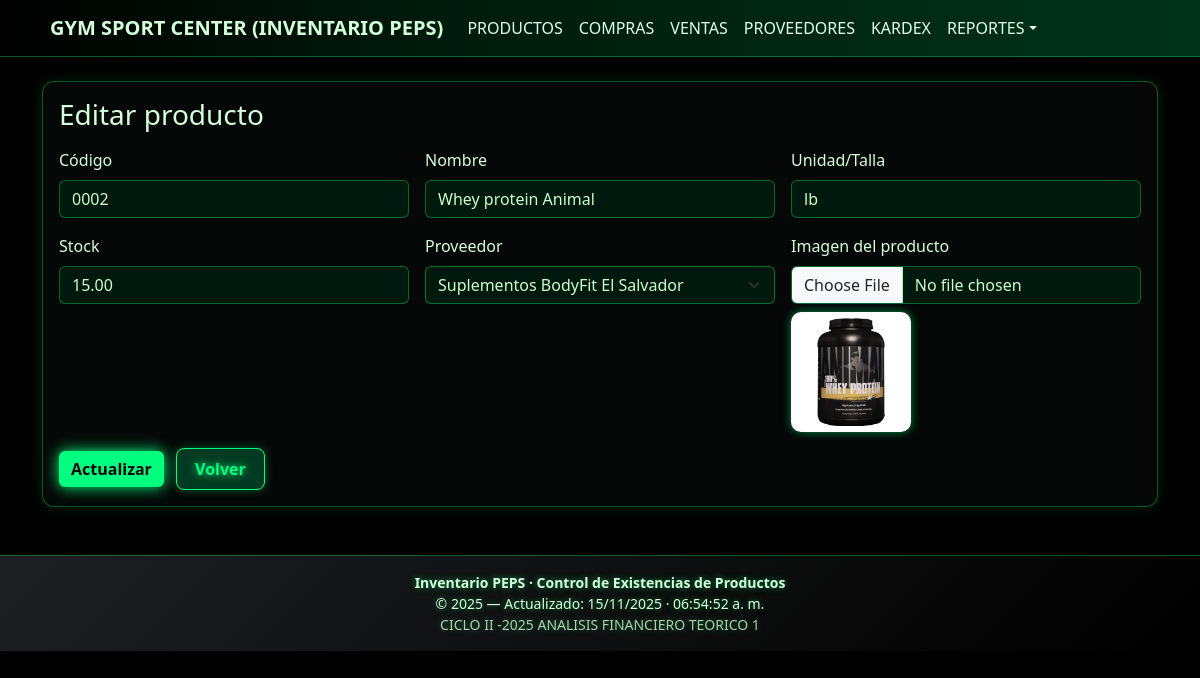
The app's page /index.php?controller=productos&action=editar&id=30 with its own data.
### tables this page shows
CREATE TABLE `productos` (
  `id` int(11) NOT NULL,
  `codigo` varchar(50) DEFAULT NULL,
  `nombre` varchar(120) NOT NULL,
  `unidad` varchar(20) DEFAULT 'unidad',
  `proveedor_id` int(10) UNSIGNED DEFAULT NULL,
  `stock` decimal(12,2) NOT NULL DEFAULT 0.00,
  `creado_en` timestamp NOT NULL DEFAULT current_timestamp(),
  `imagen` varchar(255) DEFAULT NULL
);

CREATE TABLE `proveedor` (
  `id` int(10) UNSIGNED NOT NULL,
  `nombre_empresa` varchar(150) NOT NULL,
  `contacto_nombre` varchar(150) DEFAULT NULL,
  `telefono` varchar(50) DEFAULT NULL,
  `email` varchar(150) DEFAULT NULL,
  `direccion` text DEFAULT NULL,
  `creado_en` timestamp NOT NULL DEFAULT current_timestamp()
);

### app/core/controller.php (called while the page is built, shortened)
<?php
class Controller {
  protected function view($view, $data = []) {
    extract($data);
    require __DIR__ . '/../views/layout/header.php';
    require __DIR__ . '/../views/' . $view . '.php';
    require __DIR__ . '/../views/layout/footer.php';
  }
}

### index.php (called while the page is built, shortened)
<?php
require_once __DIR__ . '/app/core/controller.php';
$action = $_GET['action'] ?? 'index';
$controller = new $controllerClass();
$controller->$action();

### app/models/Producto.php (called while the page is built, shortened)
<?php
class Producto
{
    private static $tabla = 'productos';
    public static function find($id) {
        $pdo = Database::getInstance();
        $stmt = $pdo->prepare("SELECT * FROM " . self::$tabla . " WHERE id = ?");
        $stmt->execute([$id]);
        return $stmt->fetch();
    }
}

### app/models/Proveedor.php (called while the page is built, shortened)
<?php
class Proveedor {
    public static function all() {
        $pdo = Database::getInstance();
        return $pdo->query("SELECT * FROM proveedor ORDER BY id DESC")->fetchAll();
    }
}

### app/config/config.php (called while the page is built)
<?php
return [
  'db' => [
    'host' => 'localhost',
    'name' => 'inventario_peps',
    'user' => 'root',
    'pass' => '',
    'charset' => 'utf8mb4'
  ],
  'app' => [
    'base_url' => '/Inventario_Peps_AnalisisFinanciero'
  ]
];

### app/views/productos/editar.php (the view, shortened to what this page needs)
<?php
$config = include __DIR__ . '/../../config/config.php';
$base   = $config['app']['base_url'];
?>
<div class="card">
  <div class="card-body">
    <h3 class="mb-3 text-white">Editar producto</h3>
    <form method="post" enctype="multipart/form-data" class="row g-3">
      <div class="col-md-4">
        <label class="form-label">Código</label>
        <input type="text" name="codigo" class="form-control"
               value="<?= htmlspecialchars($producto['codigo']); ?>" required>
      </div>
      <div class="col-md-4">
        <label class="form-label">Nombre</label>
        <input type="text" name="nombre" class="form-control"
               value="<?= htmlspecialchars($producto['nombre']); ?>" required>
      </div>
      <div class="col-md-4">
        <label class="form-label">Unidad/Talla</label>
        <input type="text" name="unidad" class="form-control"
               value="<?= htmlspecialchars($producto['unidad']); ?>" required>
      </div>
      <div class="col-md-4">
        <label class="form-label">Stock</label>
        <input type="number" step="0.01" name="stock" class="form-control"
               value="<?= htmlspecialchars($producto['stock']); ?>">
      </div>
      <div class="col-md-4">
        <label class="form-label">Proveedor</label>
        <select name="proveedor_id" class="form-select">
          <?php foreach ($proveedores as $prov): ?>
            <option value="<?= $prov['id']; ?>"
              <?= (isset($producto['proveedor_id']) && $producto['proveedor_id'] == $prov['id']) ? 'selected' : ''; ?>>
              <?= htmlspecialchars($prov['nombre_empresa']); ?>
            </option>
          <?php endforeach; ?>
        </select>
      </div>
      <div class="col-md-4">
        <label class="form-label">Imagen del producto</label>
        <input type="file" name="imagen" class="form-control">
        <?php if (!empty($producto['imagen'])): ?>
          <div class="mt-2">
            <img src="<?= $base . '/' . htmlspecialchars($producto['imagen']); ?>"
                 alt="Imagen actual"
                 style="max-width:120px;max-height:120px;object-fit:cover;border-radius:10px;box-shadow:0 0 8px #00ff7f88;">
          </div>
        <?php endif; ?>
      </div>
      <div class="col-12">
        <button class="btn btn-success">Actualizar</button>
        <a href="index.php?controller=productos&action=index" class="btn btn-volver ms-2">Volver</a>
      </div>
    </form>
  </div>
</div>

### public/css/styles.css (style rules this page uses)
body, html { background-color: #000000 !important; color: #d4ffd9 !important; font-family: "Segoe UI", sans-serif; }
body, html, .card, .card * , .table, * , .form-control, .form-control *, .navbar, .navbar *, .dropdown-menu, .dropdown-item, label, p, span, h1, h2, h3, h4, h5, h6 { color: #d4ffd9 !important; }
.card { background-color: #050807 !important; border-radius: 12px !important; border: 1px solid #00ff7f55 !important; box-shadow: 0 0 16px #00ff7f22 !important; color: #d4ffd9 !important; }
.form-control, .form-select { background-color: #00190e !important; color: #caffc9 !important; border: 1px solid #00ff7f66 !important; }
::placeholder { color: #59ff9a !important; }
.btn-success { background: #00ff7f !important; border: none !important; color: #000 !important; font-weight: bold; box-shadow: 0 0 15px #00ff7f !important; }
html, body { height: 100%; }
.btn-volver { background: #003a22 !important; color: #00ff7f !important; border: 1px solid #00ff7f !important; padding: 8px 18px !important; font-weight: bold; border-radius: 8px; text-shadow: 0 0 8px #00ff7f; box-shadow: 0 0 10px #00ff7f55; transition: all 0.2s ease-in-out; }

### records on screen
productos: codigo "0002", nombre "Whey protein Animal", unidad "lb", stock "15.00", proveedor_id "Suplementos BodyFit El Salvador", imagen (picture)
